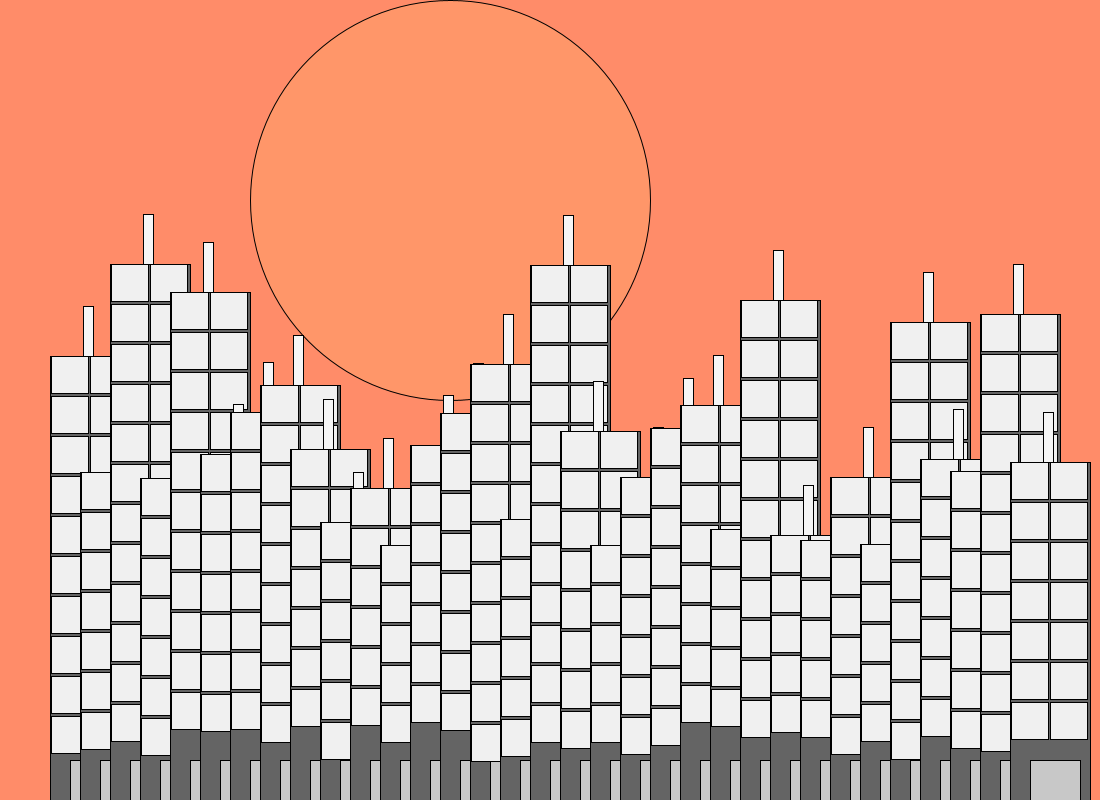
Frame 1 (no input)
Frame 60 (the mouse pressed at the canvas centre just before this capture): identical to frame 1, image omitted
Frame 120 (the mouse held since frame 60 and released just before this capture): identical to frame 1, image omitted

The Processing sketch that drew this single still picture (run headless with seeded random() and noise(); from frame 60 on, the mouse is pressed at the canvas centre):

// Processing sketch: sketch_30_buildings
// ── sketch_30_buildings.pde
float xBuilding = 80;
float yBuilding = 525;
float h;
void setup() {
  size(1100, 800);
  background(255, 140, 105);
  fill(255, 150, 105);
  circle(450, 200, 400);
  for (xBuilding = 80; xBuilding <= 1050; xBuilding += 30) {
    building(xBuilding, 800, random(300, 600));
  }
}

void draw() {



  //for (yBuilding = 525; yBuilding == 700; yBuilding = yBuilding +- 50) {
  //building(xBuilding, yBuilding);
}


void building(float xLeft, float yBottom, float h) {
  float y = yBottom - h;
  // original height is 525
  fill(100);
  strokeWeight(1);
  // antenna
  fill(245);
  rect(xLeft + 3, y, 10, 70);
  // building
  fill(100);
  rect(xLeft - 30, y + 50, 80, h);
  // door
  fill(200);
  rect(xLeft - 10, yBottom - 40, 50, 40);
  //windows
  fill(240);
  for (float yWindow = y + 50; yWindow <= y + h - 75; yWindow += 40) {
    rect(xLeft - 29, yWindow, 37, 37);
    rect(xLeft + 10, yWindow, 37, 37);
  }
}
